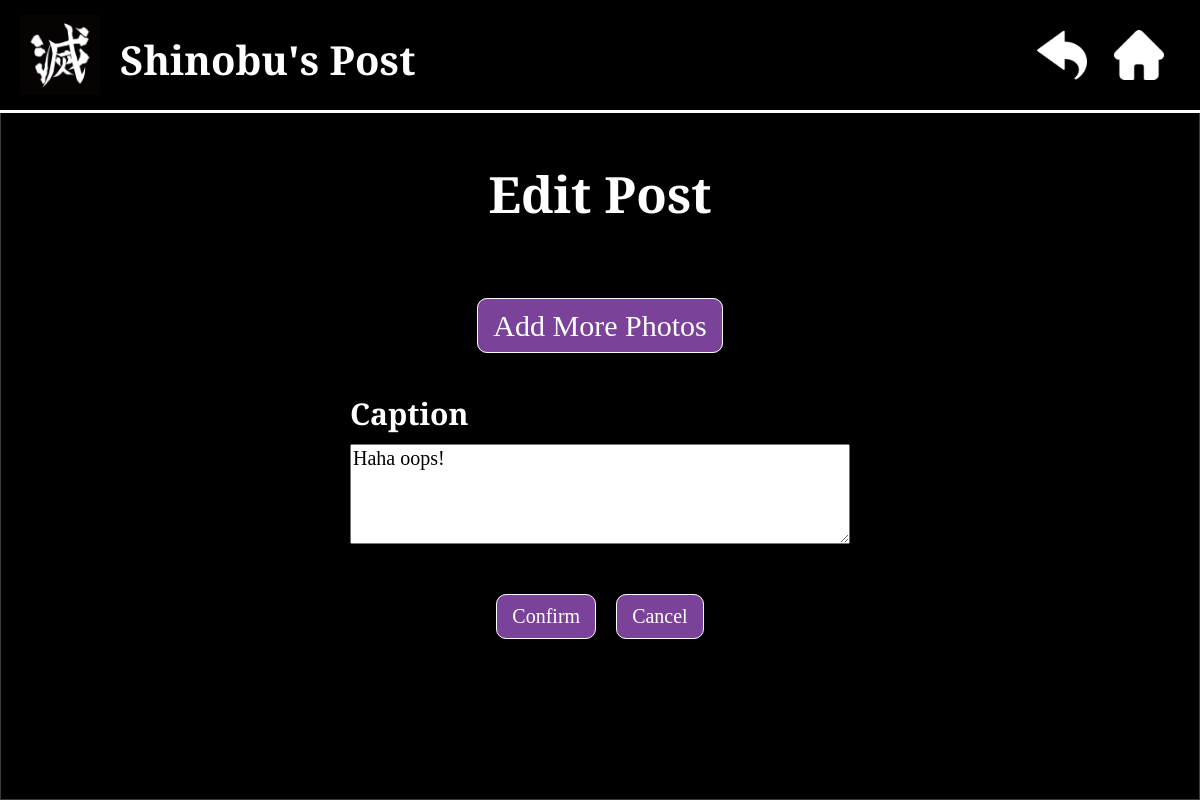
The app's page /mini_insta/post/10/update, older data.
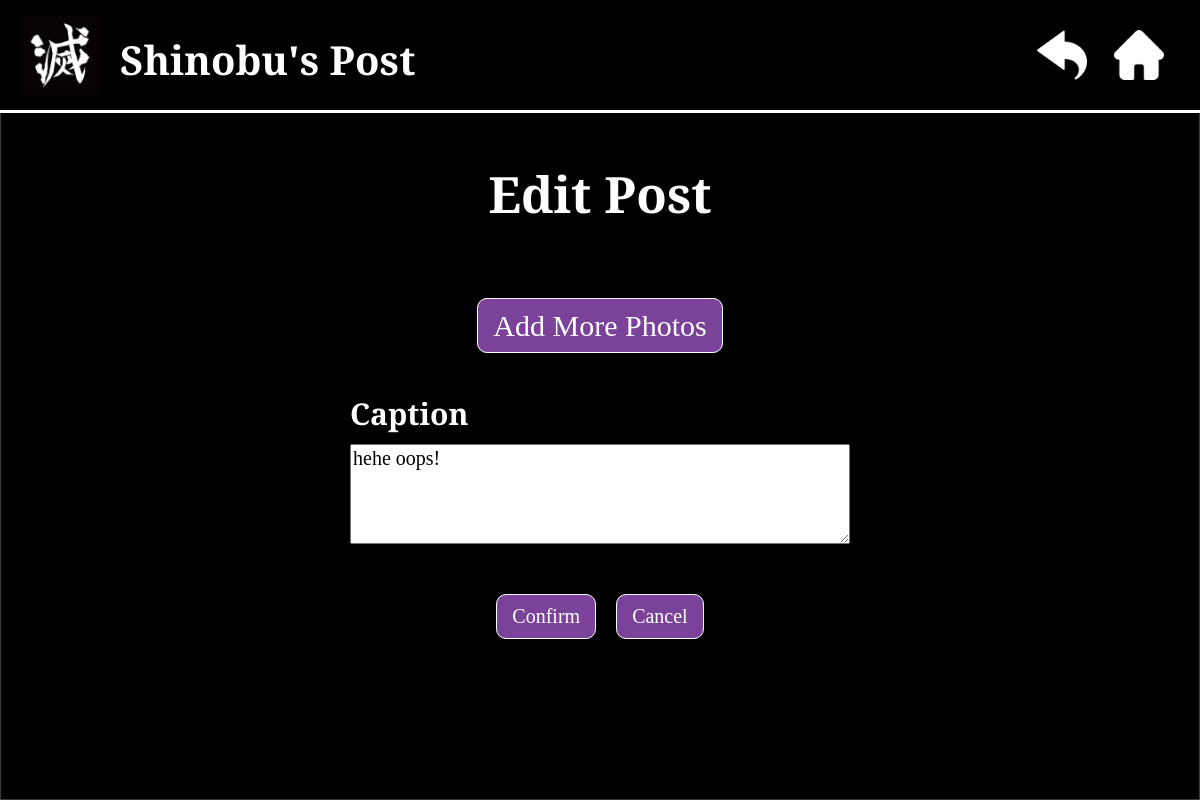
The same page, newer data.
### mini_insta/models.py (models this page shows, shortened)
class Post(models.Model):
    profile = models.ForeignKey(Profile, on_delete=models.CASCADE)
    caption = models.TextField(blank=True) # the optional text associated with this post
    timestamp = models.DateTimeField(auto_now_add=True) # the time at which this post was created/saved

class Profile(models.Model):
    username = models.TextField(blank=True)
    display_name = models.TextField(blank=True)
    profile_image_url = models.URLField(blank=True)
    bio_text = models.TextField(blank=True)
    join_date = models.DateField(auto_now_add=True)

### mini_insta/views.py (the view, shortened to what this page needs)
# urls.py: path('post/<int:pk>/update', UpdatePostView.as_view(), name='update_post'),
class UpdatePostView(UpdateView):
    model = Post
    form_class = UpdatePostForm
    template_name = 'mini_insta/update_post_form.html'

### mini_insta/forms.py
class UpdatePostForm(forms.ModelForm):
    class Meta:
        model = Post
        fields = ['caption']

### mini_insta/templates/mini_insta/update_post_form.html (shortened to what this page needs)
{% extends 'mini_insta/base.html' %}
{% block content %}
    <h1 class="form-heading">Edit Post</h1>
    <div class="form-wrapper">
        <form class="create-post-form" action="{% url 'update_post' post.pk %}" method="POST"
        enctype="multipart/form-data">
            <div class="form-div">
                <label class="photo-input-label" for="photo-input">Add More Photos</label>
            </div>
            <div class="form-div">
                <h3 class="input-heading">Caption</h3>
                {{form.caption}}
            </div>
            <div class="form-div">
                <input class="button-input" type="submit" value="Confirm">
                <a href="{% url 'show_post' post.pk %}">
                    <input class="button-input" type="button" value="Cancel">
                </a>
            </div>
        </form>
    </div>
{% endblock %}

### mini_insta/templates/mini_insta/base.html (shortened to what this page needs)
{% load static %}
<html>
    <head>
        <link rel="stylesheet" href="{% static 'mini_insta/css/styles.css' %}">
    </head>
    <body>
        <img class="background-img" src="https://i.pinimg.com/736x/c7/61/1b/c7611baa39e9c1fa2a0df49677690edf.jpg">
        <header>
            <img class="slayer-logo" src="{% static 'mini_insta/img/slayer-logo.png' %}">
            {% if profiles %}
                <h2 class="menu-heading">MiniInsta Profiles</h2>
            {% elif post %}
                <h2 class="menu-heading">{{post.profile.display_name}}'s Post</h2>
            {% elif profile %}
                <h2 class="menu-heading">@{{profile.username}}</h2>
            {% endif %}
            <table class="icon-table">
                <tr>
                    {% if post %}
                        <td>
                            <a href="{% url 'show_profile' post.profile.pk %}">
                                <img class="icon" src="{% static 'mini_insta/img/back-icon.png' %}">
                            </a>
                        </td>
                    {% endif %}
                    <td>
                        <a href="{% url 'show_all_profiles' %}">
                            <img class="icon" src="{% static 'mini_insta/img/home-icon.png' %}">
                        </a>
                    </td>
                </tr>
            </table>
        </header>
        <div class="content-wrapper">
            {% block content %}{% endblock %}
        </div>
    </body>
</html>

Row changes from the older to the newer data that the page shows:
changed Post "Shinobu": caption "Haha oops!" → "hehe oops!"
